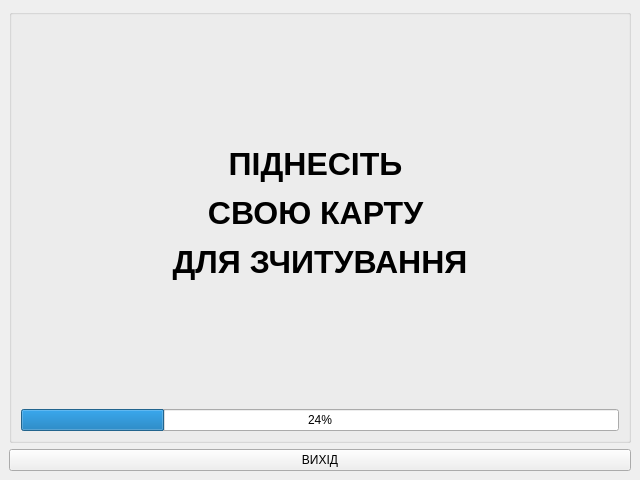
<?xml version="1.0" encoding="UTF-8"?>
<ui version="4.0">
 <class>ReadKeyWindow</class>
 <widget class="QMainWindow" name="ReadKeyWindow">
  <property name="geometry">
   <rect>
    <x>0</x>
    <y>0</y>
    <width>640</width>
    <height>480</height>
   </rect>
  </property>
  <property name="windowTitle">
   <string>MainWindow</string>
  </property>
  <widget class="QWidget" name="ReadKeyFormWidget">
   <layout class="QVBoxLayout" name="verticalLayout">
    <item>
     <widget class="QGroupBox" name="horizontalGroupBox">
      <layout class="QVBoxLayout" name="verticalLayout_2">
       <item>
        <widget class="QLabel" name="label_text">
         <property name="text">
          <string>&lt;html&gt;&lt;head/&gt;&lt;body&gt;&lt;p align=&quot;center&quot;&gt;&lt;span style=&quot; font-size:24pt; font-weight:600;&quot;&gt;ПІДНЕСІТЬ &lt;/span&gt;&lt;/p&gt;&lt;p align=&quot;center&quot;&gt;&lt;span style=&quot; font-size:24pt; font-weight:600;&quot;&gt;СВОЮ КАРТУ &lt;/span&gt;&lt;/p&gt;&lt;p align=&quot;center&quot;&gt;&lt;span style=&quot; font-size:24pt; font-weight:600;&quot;&gt;ДЛЯ ЗЧИТУВАННЯ&lt;/span&gt;&lt;/p&gt;&lt;/body&gt;&lt;/html&gt;</string>
         </property>
        </widget>
       </item>
       <item>
        <widget class="QProgressBar" name="progressBar">
         <property name="value">
          <number>24</number>
         </property>
        </widget>
       </item>
      </layout>
     </widget>
    </item>
    <item>
     <widget class="QPushButton" name="exit_to_main">
      <property name="styleSheet">
       <string notr="true">font: 75 20pt &quot;DejaVu Sans Mono for Powerline&quot;;</string>
      </property>
      <property name="text">
       <string>ВИХІД</string>
      </property>
     </widget>
    </item>
   </layout>
  </widget>
 </widget>
 <resources/>
 <connections/>
</ui>
